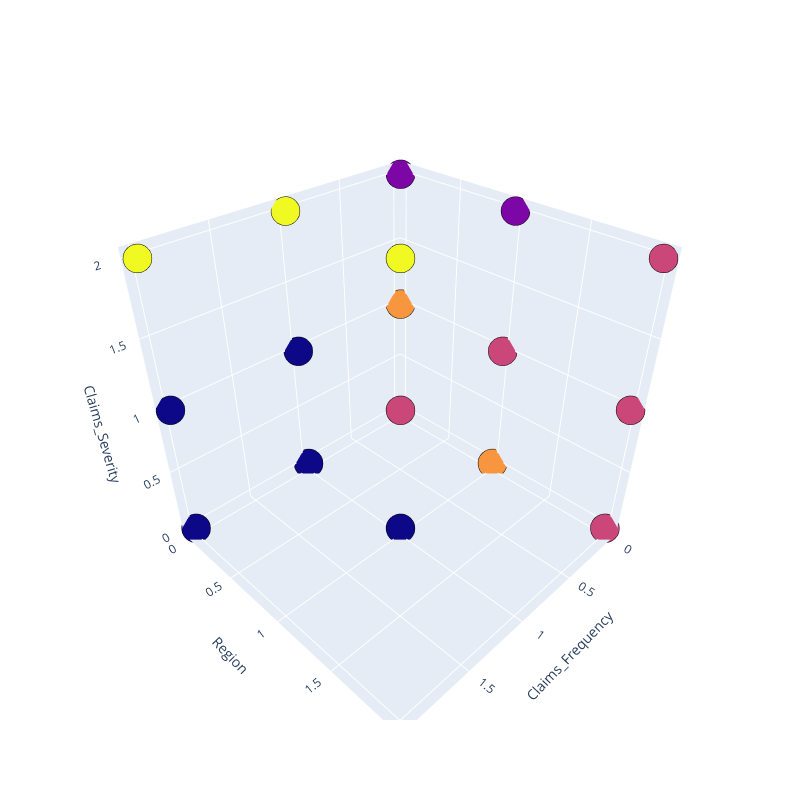

The cell this chart's notebook holds for it:
### Code cell
# 3d scatterplot using plotly
Scene = dict(xaxis = dict(title  = 'Claims_Frequency'),yaxis = dict(title  = 'Region'),zaxis = dict(title  = 'Claims_Severity'))

# model.labels_ is nothing but the predicted clusters i.e y_clusters
labels = k_model.labels_
trace = go.Scatter3d(x=x[:, 0], y=x[:, 1], z=x[:, 2], mode='markers',marker=dict(color = labels, size= 10, line=dict(color= 'black',width = 10)))
layout = go.Layout(margin=dict(l=0,r=0),scene = Scene,height = 800,width = 800)
data = [trace]
fig = go.Figure(data = data, layout = layout)
fig.show()

### Figure 1 — Plotly figure (JSON) as saved in the notebook; plotly's stock layout.template omitted (floating-point values rounded to 4 significant figures; data arrays with more than 128 entries replaced by an {"elided": "..."} marker saying what was removed)
{"data": [{"marker": {"color": {"elided": "5562 int values"}, "line": {"color": "black", "width": 10}, "size": 10}, "mode": "markers", "type": "scatter3d", "x": {"elided": "5562 int values"}, "y": {"elided": "5562 int values"}, "z": {"elided": "5562 int values"}}], "layout": {"height": 800, "margin": {"l": 0, "r": 0}, "scene": {"xaxis": {"title": {"text": "Claims_Frequency"}}, "yaxis": {"title": {"text": "Region"}}, "zaxis": {"title": {"text": "Claims_Severity"}}}, "width": 800}}
